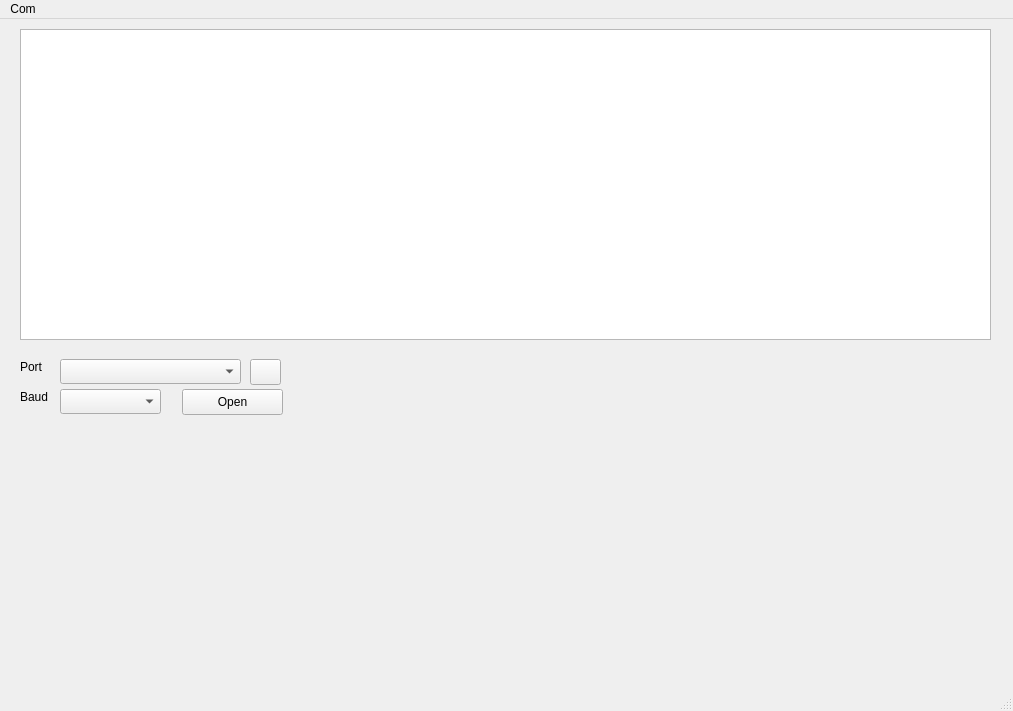
<?xml version="1.0" encoding="UTF-8"?>
<ui version="4.0">
 <class>MainWindow</class>
 <widget class="QMainWindow" name="MainWindow">
  <property name="geometry">
   <rect>
    <x>0</x>
    <y>0</y>
    <width>1013</width>
    <height>711</height>
   </rect>
  </property>
  <property name="windowTitle">
   <string>MainWindow</string>
  </property>
  <widget class="QWidget" name="centralwidget">
   <widget class="QTextBrowser" name="text_output">
    <property name="geometry">
     <rect>
      <x>20</x>
      <y>10</y>
      <width>971</width>
      <height>311</height>
     </rect>
    </property>
   </widget>
   <widget class="QLabel" name="label_port">
    <property name="geometry">
     <rect>
      <x>20</x>
      <y>340</y>
      <width>31</width>
      <height>16</height>
     </rect>
    </property>
    <property name="text">
     <string>Port</string>
    </property>
   </widget>
   <widget class="QLabel" name="label_baud">
    <property name="geometry">
     <rect>
      <x>20</x>
      <y>370</y>
      <width>41</width>
      <height>16</height>
     </rect>
    </property>
    <property name="text">
     <string>Baud</string>
    </property>
   </widget>
   <widget class="QComboBox" name="combobox_serial_port">
    <property name="geometry">
     <rect>
      <x>60</x>
      <y>340</y>
      <width>181</width>
      <height>25</height>
     </rect>
    </property>
   </widget>
   <widget class="QComboBox" name="combobox_seial_baudrate">
    <property name="geometry">
     <rect>
      <x>60</x>
      <y>370</y>
      <width>101</width>
      <height>25</height>
     </rect>
    </property>
   </widget>
   <widget class="QPushButton" name="button_open_close">
    <property name="geometry">
     <rect>
      <x>182</x>
      <y>370</y>
      <width>101</width>
      <height>26</height>
     </rect>
    </property>
    <property name="text">
     <string>Open</string>
    </property>
   </widget>
   <widget class="QPushButton" name="button_fresh">
    <property name="geometry">
     <rect>
      <x>250</x>
      <y>340</y>
      <width>31</width>
      <height>26</height>
     </rect>
    </property>
    <property name="text">
     <string/>
    </property>
    <property name="icon">
     <iconset resource="../image/resource.qrc">
      <normaloff>:/image/fresh.png</normaloff>:/image/fresh.png</iconset>
    </property>
   </widget>
  </widget>
  <widget class="QMenuBar" name="menubar">
   <property name="geometry">
    <rect>
     <x>0</x>
     <y>0</y>
     <width>1013</width>
     <height>26</height>
    </rect>
   </property>
   <widget class="QMenu" name="menuCom">
    <property name="title">
     <string>Com</string>
    </property>
    <addaction name="action_fresh"/>
   </widget>
   <addaction name="menuCom"/>
  </widget>
  <widget class="QStatusBar" name="statusbar"/>
  <action name="action_fresh">
   <property name="text">
    <string>Fresh</string>
   </property>
   <property name="shortcut">
    <string/>
   </property>
  </action>
 </widget>
 <resources>
  <include location="../image/resource.qrc"/>
 </resources>
 <connections/>
</ui>
